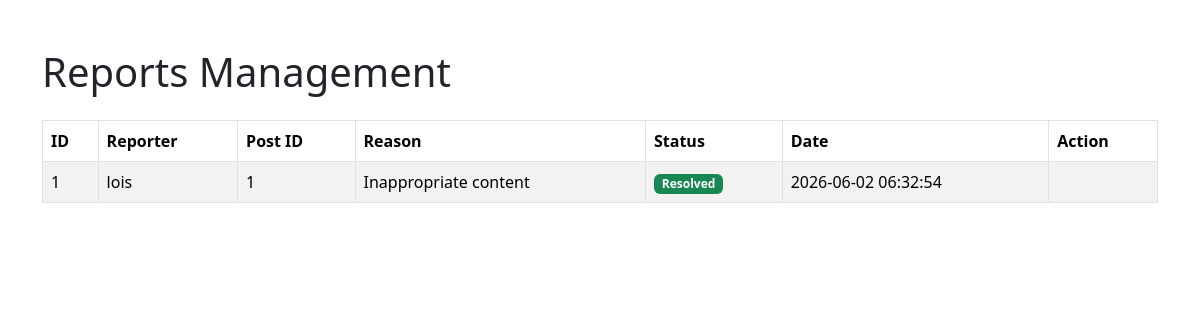
Screenshot of /admin/reports.php (signed in) with the database file from the repository.
### tables this page shows
CREATE TABLE `reports` (
  `id` int(11) NOT NULL,
  `reporter_id` int(11) NOT NULL,
  `post_id` int(11) NOT NULL,
  `reason` text NOT NULL,
  `status` enum('pending','resolved') DEFAULT 'pending',
  `created_at` timestamp NOT NULL DEFAULT current_timestamp()
);

CREATE TABLE `users` (
  `id` int(11) NOT NULL,
  `username` varchar(50) NOT NULL,
  `email` varchar(100) NOT NULL,
  `password` varchar(255) NOT NULL,
  `nickname` varchar(100) DEFAULT NULL,
  `bio` text DEFAULT NULL,
  `profile_pic` varchar(255) DEFAULT NULL,
  `created_at` timestamp NOT NULL DEFAULT current_timestamp(),
  `role` varchar(20) DEFAULT 'user',
  `status` varchar(20) DEFAULT 'active'
);

CREATE TABLE `posts` (
  `id` int(11) NOT NULL,
  `user_id` int(11) NOT NULL,
  `category_id` int(11) NOT NULL,
  `title` varchar(255) DEFAULT NULL,
  `description` text DEFAULT NULL,
  `image_path` varchar(255) NOT NULL,
  `created_at` timestamp NOT NULL DEFAULT current_timestamp()
);

### admin/reports.php (the view, shortened to what this page needs)
<?php
require_once 'includes/admin_check.php';
$reports =
$conn->query(
"SELECT
r.id,
r.reason,
r.status,
r.created_at,
u.username,
p.id AS post_id
FROM reports r
JOIN users u
ON r.reporter_id = u.id
JOIN posts p
ON r.post_id = p.id
ORDER BY r.created_at DESC"
);
?>
<!DOCTYPE html>
<html>
<head>
<link
href="https://cdn.jsdelivr.net/npm/bootstrap@5.3.3/dist/css/bootstrap.min.css"
rel="stylesheet">
</head>
<body>
<div class="container mt-5">
<h1 class="mb-4">
Reports Management
</h1>
<table
class="table table-bordered table-striped">
<thead>
<tr>
<th>ID</th>
<th>Reporter</th>
<th>Post ID</th>
<th>Reason</th>
<th>Status</th>
<th>Date</th>
<th>Action</th>
</tr>
</thead>
<tbody>
<?php while(
$report =
$reports->fetch_assoc()
): ?>
<tr>
<td>
<?= $report['id'] ?>
</td>
<td>
<?= htmlspecialchars(
$report['username']
) ?>
</td>
<td>
<?= $report['post_id'] ?>
</td>
<td>
<?= htmlspecialchars(
$report['reason']
) ?>
</td>
<td>
<?php if(
$report['status']
=== 'resolved'
): ?>
<span class="badge bg-success">
Resolved
</span>
<?php else: ?>
<span class="badge bg-warning text-dark">
Pending
</span>
<?php endif; ?>
</td>
<td>
<?= $report['created_at'] ?>
</td>
<td>
</td>
</tr>
<?php endwhile; ?>
</tbody>
</table>
</div>
</body>
</html>

### rows the page displays
reports: id "1", reporter.username "lois", post "1", reason "Inappropriate content", status "Resolved", created_at "2026-06-02 06:32:54"
